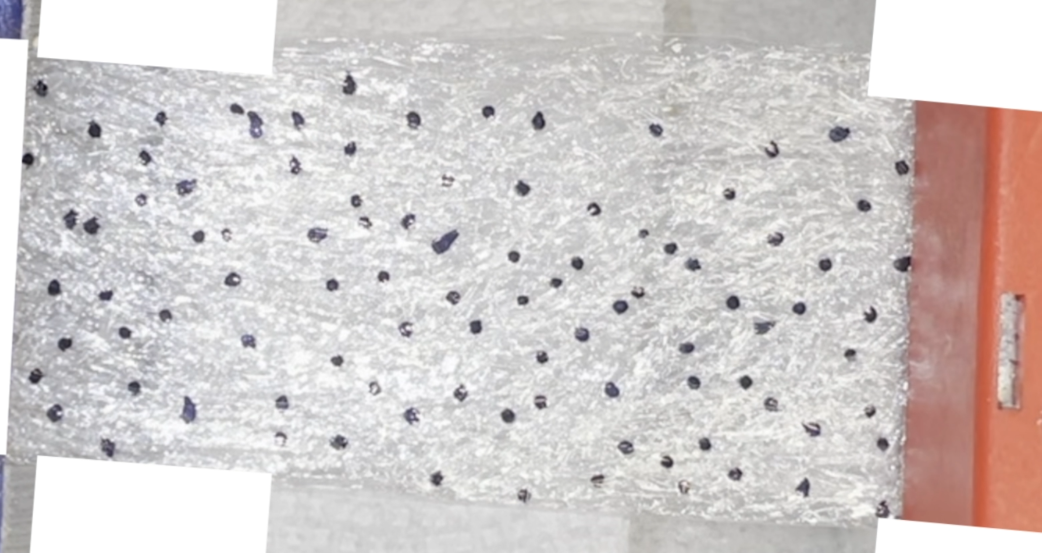
#> input picture DigitSoftware/examples/plastic_wrap.png, 2083 x 1105 px, found by its file name (shown at 1/2 size)
$ python ex3.py
#> lines starting #> are read from the running program, lines starting #| are printed output that depends on the picture; after the words box and inside, x2 and y2 are one past the last pixel; in counts of white or black regions, pixels touching at a corner belong together
import numpy as np
import cv2
from PIL import Image
import time

filepath = "C://Users//deniz//Desktop//Python Building Stress CAM//examples//plastic_wrap.png"
img = Image.open(filepath)
#> img is the input picture: PIL image 2083x1105 RGBA; mean R, G, B, A 209.9, 203.1, 202.1, 255

# get width and height
width = img.width
#> width = 2083
height = img.height
#> height = 1105


altW = 500
y = altW / width
#> y = 0.24
altY = int(y*height)
#> altY = 265

image = cv2.imread('C://Users//deniz//Desktop//Python Building Stress CAM//examples//plastic_wrap.png')
image = cv2.resize(image, (altW, altY))
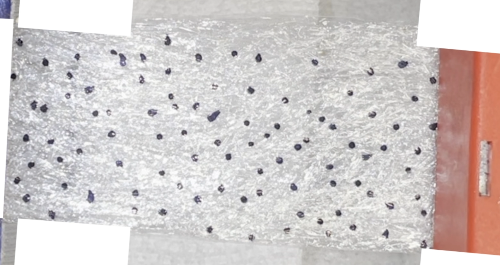
#> image: shape (265, 500, 3); mean B, G, R 202, 203, 209.8


def getColorMask(img):
    lower = np.array([96, 25, 49])
    upper = np.array([156, 65, 176])
    hsv = cv2.cvtColor(img, cv2.COLOR_BGR2HSV)
#> hsv: shape (265, 500, 3); mean H, S, V 45.1, 13.6, 210.9
    out  = cv2.inRange(hsv, lower, upper)
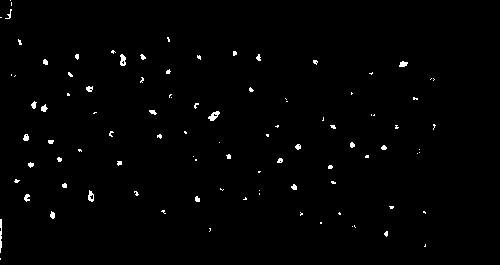
#> out: shape (265, 500); 1% white in thin lines or dots, all inside (x1, y1, x2, y2) = (0, 0, 436, 260)
    return out
def get_contours(dilated_image):
    contours,_ = cv2.findContours(dilated_image, cv2.RETR_TREE, cv2.CHAIN_APPROX_SIMPLE)
    contours=[cv2.boundingRect(cnt) for cnt in contours]
    return contours

cv2.imshow('balls' ,image)
cv2.waitKey(0)


mask = getColorMask(image)


kernel = np.ones((3, 3), np.uint8)
combo = []
choice = ''
while choice != 'x':
    choice = input('d, e, x')
#> the answer given: 1
#> the answer given: 1
#> the answer given: 1
#> the answer given: 1
#> the answer given: 1
#> the answer given: 1
#> (the run stopped early here; a loop or call above may not have finished)

$ run again, with DigitSoftware/examples/DICex_streched.png copied over DigitSoftware/examples/plastic_wrap.png
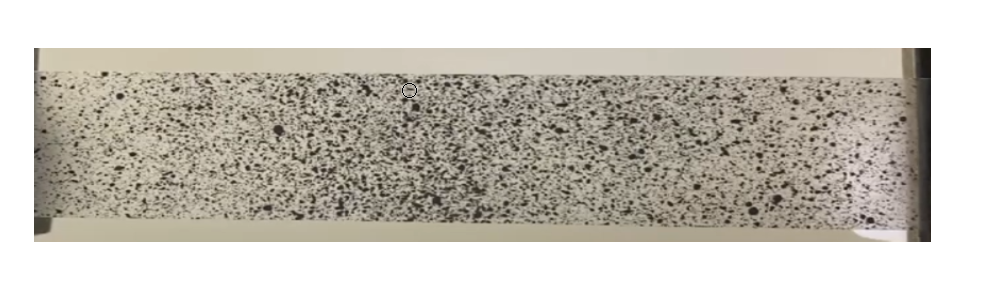
#> input picture DigitSoftware/examples/DICex_streched.png, 988 x 287 px, found by its file name
#> img is the input picture: PIL image 988x287 RGBA; mean R, G, B, A 198.4, 193.8, 184.8, 255
#> `image = cv2.resize(image, (altW, altY))`:
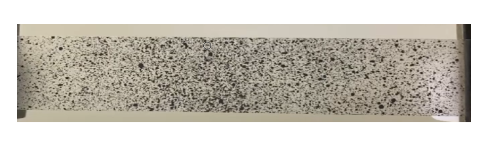
#> image: shape (145, 500, 3); mean B, G, R 184.8, 193.8, 198.4
#> hsv: shape (145, 500, 3); mean H, S, V 12.4, 22.4, 198.4
#> out: shape (145, 500); every value is 0
